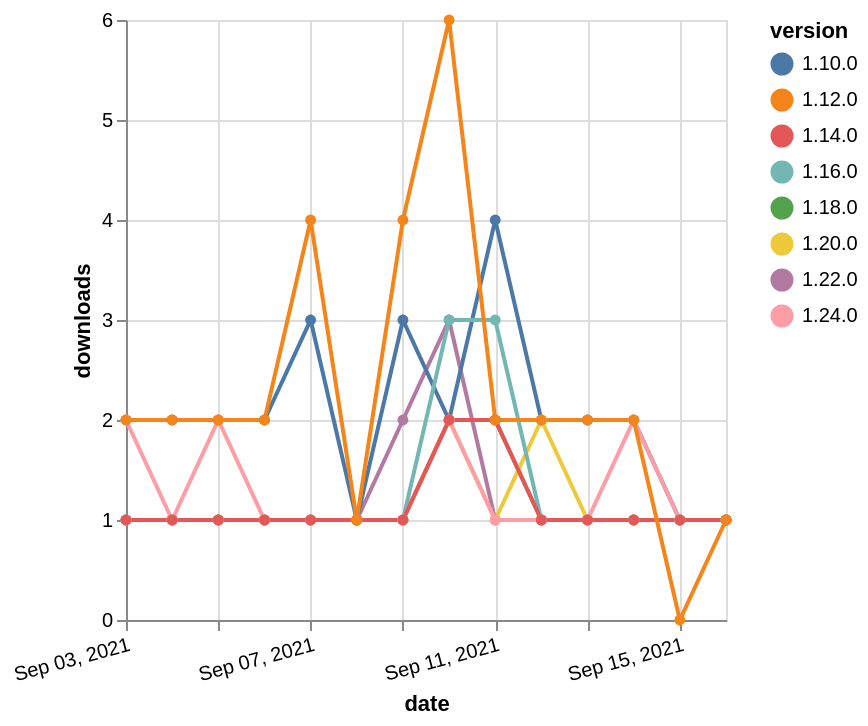

The Vega-Lite source for this figure:
### Vega-Lite specification from a JSON file in a GitHub repository (floating-point values rounded to 4 significant figures)
{"$schema": "https://vega.github.io/schema/vega-lite/v5.json", "description": "A simple bar chart with embedded data.", "data": {"values": [{"date": "2021-09-03", "total": 186, "delta": 1, "version": "1.18.0"}, {"date": "2021-09-04", "total": 187, "delta": 1, "version": "1.18.0"}, {"date": "2021-09-05", "total": 188, "delta": 1, "version": "1.18.0"}, {"date": "2021-09-06", "total": 189, "delta": 1, "version": "1.18.0"}, {"date": "2021-09-07", "total": 190, "delta": 1, "version": "1.18.0"}, {"date": "2021-09-08", "total": 191, "delta": 1, "version": "1.18.0"}, {"date": "2021-09-09", "total": 192, "delta": 1, "version": "1.18.0"}, {"date": "2021-09-10", "total": 194, "delta": 2, "version": "1.18.0"}, {"date": "2021-09-11", "total": 196, "delta": 2, "version": "1.18.0"}, {"date": "2021-09-12", "total": 197, "delta": 1, "version": "1.18.0"}, {"date": "2021-09-13", "total": 198, "delta": 1, "version": "1.18.0"}, {"date": "2021-09-14", "total": 199, "delta": 1, "version": "1.18.0"}, {"date": "2021-09-15", "total": 200, "delta": 1, "version": "1.18.0"}, {"date": "2021-09-16", "total": 201, "delta": 1, "version": "1.18.0"}, {"date": "2021-09-03", "total": 189, "delta": 1, "version": "1.22.0"}, {"date": "2021-09-04", "total": 190, "delta": 1, "version": "1.22.0"}, {"date": "2021-09-05", "total": 191, "delta": 1, "version": "1.22.0"}, {"date": "2021-09-06", "total": 192, "delta": 1, "version": "1.22.0"}, {"date": "2021-09-07", "total": 193, "delta": 1, "version": "1.22.0"}, {"date": "2021-09-08", "total": 194, "delta": 1, "version": "1.22.0"}, {"date": "2021-09-09", "total": 196, "delta": 2, "version": "1.22.0"}, {"date": "2021-09-10", "total": 199, "delta": 3, "version": "1.22.0"}, {"date": "2021-09-11", "total": 200, "delta": 1, "version": "1.22.0"}, {"date": "2021-09-12", "total": 201, "delta": 1, "version": "1.22.0"}, {"date": "2021-09-13", "total": 202, "delta": 1, "version": "1.22.0"}, {"date": "2021-09-14", "total": 203, "delta": 1, "version": "1.22.0"}, {"date": "2021-09-15", "total": 204, "delta": 1, "version": "1.22.0"}, {"date": "2021-09-16", "total": 205, "delta": 1, "version": "1.22.0"}, {"date": "2021-09-03", "total": 2325, "delta": 2, "version": "1.10.0"}, {"date": "2021-09-04", "total": 2327, "delta": 2, "version": "1.10.0"}, {"date": "2021-09-05", "total": 2329, "delta": 2, "version": "1.10.0"}, {"date": "2021-09-06", "total": 2331, "delta": 2, "version": "1.10.0"}, {"date": "2021-09-07", "total": 2334, "delta": 3, "version": "1.10.0"}, {"date": "2021-09-08", "total": 2335, "delta": 1, "version": "1.10.0"}, {"date": "2021-09-09", "total": 2338, "delta": 3, "version": "1.10.0"}, {"date": "2021-09-10", "total": 2340, "delta": 2, "version": "1.10.0"}, {"date": "2021-09-11", "total": 2344, "delta": 4, "version": "1.10.0"}, {"date": "2021-09-12", "total": 2346, "delta": 2, "version": "1.10.0"}, {"date": "2021-09-13", "total": 2348, "delta": 2, "version": "1.10.0"}, {"date": "2021-09-14", "total": 2350, "delta": 2, "version": "1.10.0"}, {"date": "2021-09-15", "total": 2351, "delta": 1, "version": "1.10.0"}, {"date": "2021-09-16", "total": 2352, "delta": 1, "version": "1.10.0"}, {"date": "2021-09-03", "total": 161, "delta": 1, "version": "1.20.0"}, {"date": "2021-09-04", "total": 162, "delta": 1, "version": "1.20.0"}, {"date": "2021-09-05", "total": 163, "delta": 1, "version": "1.20.0"}, {"date": "2021-09-06", "total": 164, "delta": 1, "version": "1.20.0"}, {"date": "2021-09-07", "total": 165, "delta": 1, "version": "1.20.0"}, {"date": "2021-09-08", "total": 166, "delta": 1, "version": "1.20.0"}, {"date": "2021-09-09", "total": 167, "delta": 1, "version": "1.20.0"}, {"date": "2021-09-10", "total": 169, "delta": 2, "version": "1.20.0"}, {"date": "2021-09-11", "total": 170, "delta": 1, "version": "1.20.0"}, {"date": "2021-09-12", "total": 172, "delta": 2, "version": "1.20.0"}, {"date": "2021-09-13", "total": 173, "delta": 1, "version": "1.20.0"}, {"date": "2021-09-14", "total": 174, "delta": 1, "version": "1.20.0"}, {"date": "2021-09-15", "total": 175, "delta": 1, "version": "1.20.0"}, {"date": "2021-09-16", "total": 176, "delta": 1, "version": "1.20.0"}, {"date": "2021-09-03", "total": 332, "delta": 1, "version": "1.16.0"}, {"date": "2021-09-04", "total": 333, "delta": 1, "version": "1.16.0"}, {"date": "2021-09-05", "total": 334, "delta": 1, "version": "1.16.0"}, {"date": "2021-09-06", "total": 335, "delta": 1, "version": "1.16.0"}, {"date": "2021-09-07", "total": 336, "delta": 1, "version": "1.16.0"}, {"date": "2021-09-08", "total": 337, "delta": 1, "version": "1.16.0"}, {"date": "2021-09-09", "total": 338, "delta": 1, "version": "1.16.0"}, {"date": "2021-09-10", "total": 341, "delta": 3, "version": "1.16.0"}, {"date": "2021-09-11", "total": 344, "delta": 3, "version": "1.16.0"}, {"date": "2021-09-12", "total": 345, "delta": 1, "version": "1.16.0"}, {"date": "2021-09-13", "total": 346, "delta": 1, "version": "1.16.0"}, {"date": "2021-09-14", "total": 347, "delta": 1, "version": "1.16.0"}, {"date": "2021-09-15", "total": 348, "delta": 1, "version": "1.16.0"}, {"date": "2021-09-16", "total": 349, "delta": 1, "version": "1.16.0"}, {"date": "2021-09-03", "total": 121, "delta": 2, "version": "1.24.0"}, {"date": "2021-09-04", "total": 122, "delta": 1, "version": "1.24.0"}, {"date": "2021-09-05", "total": 124, "delta": 2, "version": "1.24.0"}, {"date": "2021-09-06", "total": 125, "delta": 1, "version": "1.24.0"}, {"date": "2021-09-07", "total": 126, "delta": 1, "version": "1.24.0"}, {"date": "2021-09-08", "total": 127, "delta": 1, "version": "1.24.0"}, {"date": "2021-09-09", "total": 128, "delta": 1, "version": "1.24.0"}, {"date": "2021-09-10", "total": 130, "delta": 2, "version": "1.24.0"}, {"date": "2021-09-11", "total": 131, "delta": 1, "version": "1.24.0"}, {"date": "2021-09-12", "total": 132, "delta": 1, "version": "1.24.0"}, {"date": "2021-09-13", "total": 133, "delta": 1, "version": "1.24.0"}, {"date": "2021-09-14", "total": 135, "delta": 2, "version": "1.24.0"}, {"date": "2021-09-15", "total": 136, "delta": 1, "version": "1.24.0"}, {"date": "2021-09-16", "total": 137, "delta": 1, "version": "1.24.0"}, {"date": "2021-09-03", "total": 246, "delta": 1, "version": "1.14.0"}, {"date": "2021-09-04", "total": 247, "delta": 1, "version": "1.14.0"}, {"date": "2021-09-05", "total": 248, "delta": 1, "version": "1.14.0"}, {"date": "2021-09-06", "total": 249, "delta": 1, "version": "1.14.0"}, {"date": "2021-09-07", "total": 250, "delta": 1, "version": "1.14.0"}, {"date": "2021-09-08", "total": 251, "delta": 1, "version": "1.14.0"}, {"date": "2021-09-09", "total": 252, "delta": 1, "version": "1.14.0"}, {"date": "2021-09-10", "total": 254, "delta": 2, "version": "1.14.0"}, {"date": "2021-09-11", "total": 256, "delta": 2, "version": "1.14.0"}, {"date": "2021-09-12", "total": 257, "delta": 1, "version": "1.14.0"}, {"date": "2021-09-13", "total": 258, "delta": 1, "version": "1.14.0"}, {"date": "2021-09-14", "total": 259, "delta": 1, "version": "1.14.0"}, {"date": "2021-09-15", "total": 260, "delta": 1, "version": "1.14.0"}, {"date": "2021-09-16", "total": 261, "delta": 1, "version": "1.14.0"}, {"date": "2021-09-03", "total": 2464, "delta": 2, "version": "1.12.0"}, {"date": "2021-09-04", "total": 2466, "delta": 2, "version": "1.12.0"}, {"date": "2021-09-05", "total": 2468, "delta": 2, "version": "1.12.0"}, {"date": "2021-09-06", "total": 2470, "delta": 2, "version": "1.12.0"}, {"date": "2021-09-07", "total": 2474, "delta": 4, "version": "1.12.0"}, {"date": "2021-09-08", "total": 2475, "delta": 1, "version": "1.12.0"}, {"date": "2021-09-09", "total": 2479, "delta": 4, "version": "1.12.0"}, {"date": "2021-09-10", "total": 2485, "delta": 6, "version": "1.12.0"}, {"date": "2021-09-11", "total": 2487, "delta": 2, "version": "1.12.0"}, {"date": "2021-09-12", "total": 2489, "delta": 2, "version": "1.12.0"}, {"date": "2021-09-13", "total": 2491, "delta": 2, "version": "1.12.0"}, {"date": "2021-09-14", "total": 2493, "delta": 2, "version": "1.12.0"}, {"date": "2021-09-15", "total": 2493, "delta": 0, "version": "1.12.0"}, {"date": "2021-09-16", "total": 2494, "delta": 1, "version": "1.12.0"}]}, "width": "container", "mark": {"type": "line", "point": {"filled": true}}, "encoding": {"x": {"field": "date", "type": "temporal", "timeUnit": "yearmonthdate", "title": "date", "axis": {"labelAngle": -15}}, "y": {"field": "delta", "type": "quantitative", "title": "downloads"}, "color": {"field": "version", "type": "nominal"}, "tooltip": {"field": "delta"}}}
